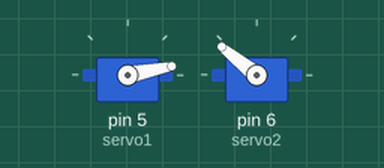
The sketch below on a simulated Arduino Uno, built with avr-gcc and run on an emulated ATmega328P. Shown: 2 × servo. What the sketch prints to the serial monitor is not drawn.

Above: at 1.23 s.
At 10.64 s:
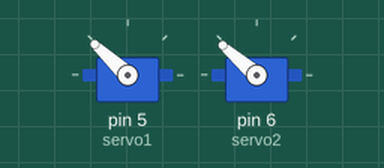
At 20.41 s:
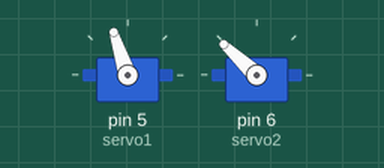
At 39.49 s:
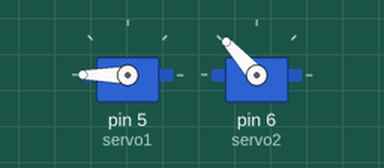
Timing chart, 0 to 40.0 s (numbered marks = the images above):
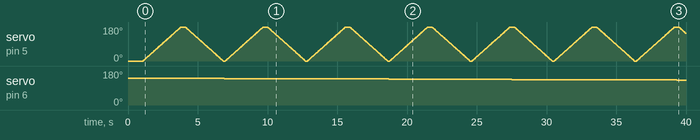

Measured:
- by itself, servo on pin 6 (servo2): moves from 141° to 132° over 32.4 s

The sketch:

SweepModified.ino
```cpp
#include <PWMServo.h>

//*************************************************Modified Sweep code*************************************************//
//For testing the servos going 360 degrees
// Include libraries:
#include <Servo.h>
#include<SoftwareSerial.h>
//Create serial object;
SoftwareSerial mySerial(10, 9); //Set Transmit and Recieve pins, pin 2 is RX, pin 3 is TX

Servo servo1;
Servo servo2;

// defines variables
int verAngle = 2000;
long duration;
int distance;

void setup() {
  Serial.begin(115200); // Starts the serial communication
  mySerial.begin(115200);
  servo1.attach(5);
  servo2.attach(6);

  //Tell servo to go to this angle
  servo1.writeMicroseconds(500);
  servo2.writeMicroseconds(verAngle);
  delay(1000);
}

void loop() {
  for (int angle = 500; angle <= 2500; angle += 7)
  {
    servo1.writeMicroseconds(angle);
    Serial.println(angle);
    delay(10);
  }
  MoveUp();
  for (int angle = 2500; angle >= 500; angle -= 7)
  {
    servo1.writeMicroseconds(angle);
    Serial.println(angle);
    delay(10);
  }
  MoveUp();
}
//Move vertical servo up by one degree
void MoveUp() {
  verAngle = verAngle - 7;
  servo2.writeMicroseconds(verAngle);
  delay(10);
}
```
